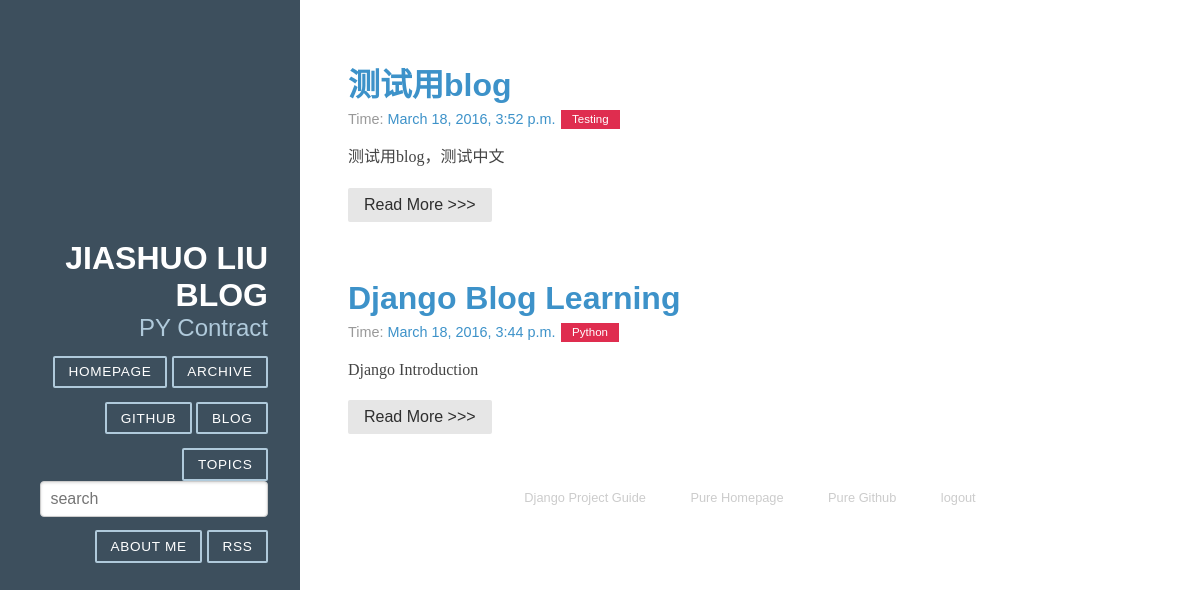
Page / (signed in) on the earlier database version.
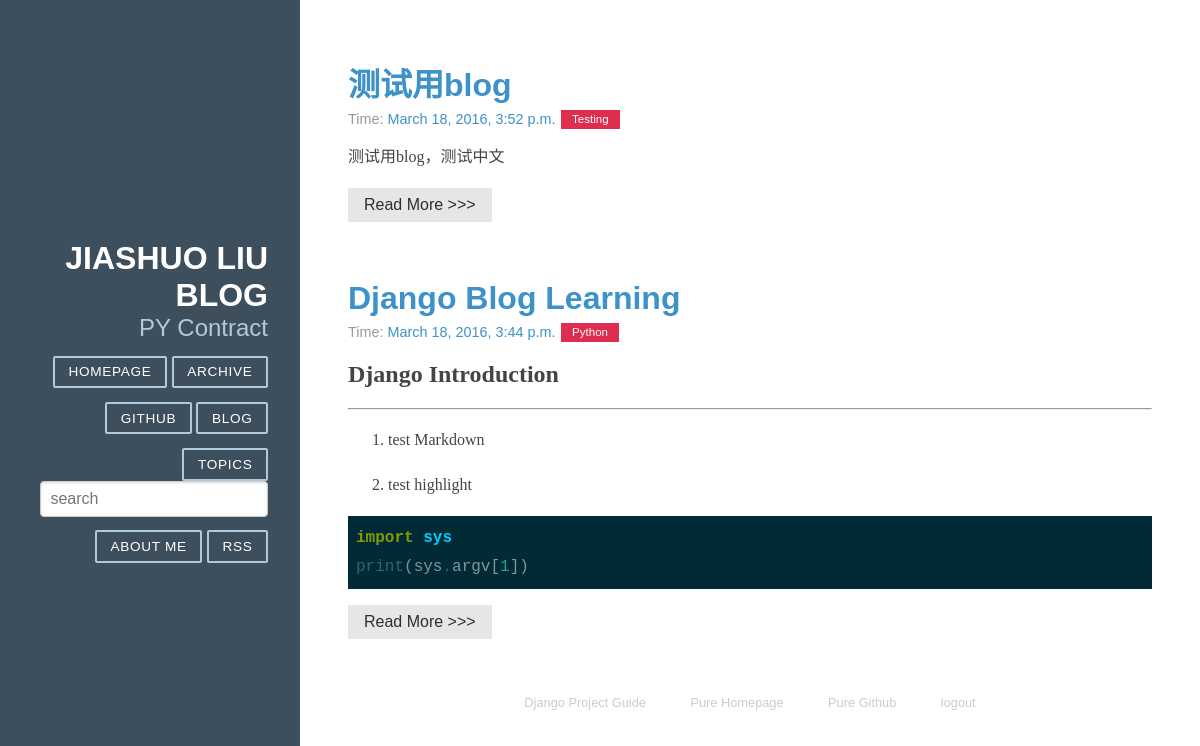
Same page on the later database version.
### article/models.py (models this page shows, shortened)
class Article(models.Model):
    title = models.CharField(max_length=100)
    category = models.CharField(max_length=50, blank=True)
    date_time = models.DateTimeField(auto_now_add=True)
    content = models.TextField(blank=True, null=True)
    class Meta:
        ordering = ['-date_time']

### article/views.py (the view)
# urls.py: 2. Add a URL to urlpatterns:  url(r'^$', views.home, name='home')
@login_required
def home(request):
    posts = Article.objects.all()
    paginator = Paginator(posts, 2)
    page = request.GET.get('page')
    try:
        post_list = paginator.page(page)
    except PageNotAnInteger:
        post_list = paginator.page(1)
    except EmptyPage:
        post_list = paginator.page(paginator.num_pages)
    return render(request, 'home.html', {'post_list':post_list})

### article/templatetags/custom_markdown.py (called while the page is built)
@register.filter(is_safe=True)
@stringfilter
def custom_markdown(value):
    return mark_safe(markdown.markdown(value,
        extensions=['markdown.extensions.fenced_code', 'markdown.extensions.codehilite'],
        safe_mode=True,
        enable_attributes=False))

### templates/home.html
{% extends "base.html" %}
{% load custom_markdown %}
{% block content %}
<div class="posts">
    {% for post in post_list %}
        <section class="post">
            <header class="post-header">
                <h2 class="post-title"><a href="{% url 'detail' idx=post.id %}">{{ post.title }}</a></h2>
                <p class="post-meta">
                    Time: <a class="post-author" href="#">{{ post.date_time }}</a> <a class="post-category post-category-js" href="#">{{ post.category }}</a>
                </p>
            </header>
            <div class="post-description">
                <p>{{ post.content|custom_markdown }}</p>
            </div>
            <a class="pure-button" href="{% url 'detail' idx=post.id %}">Read More >>></a>
        </section>
    {% endfor %}
</div>
{% endblock %}

Differences in the rows shown:
changed Article "Django Blog Learning": content|custom_markdown "Django Introduction" → "Django Introduction test Markdown test highlight import sys print ( sys . argv [ 1 ])"
